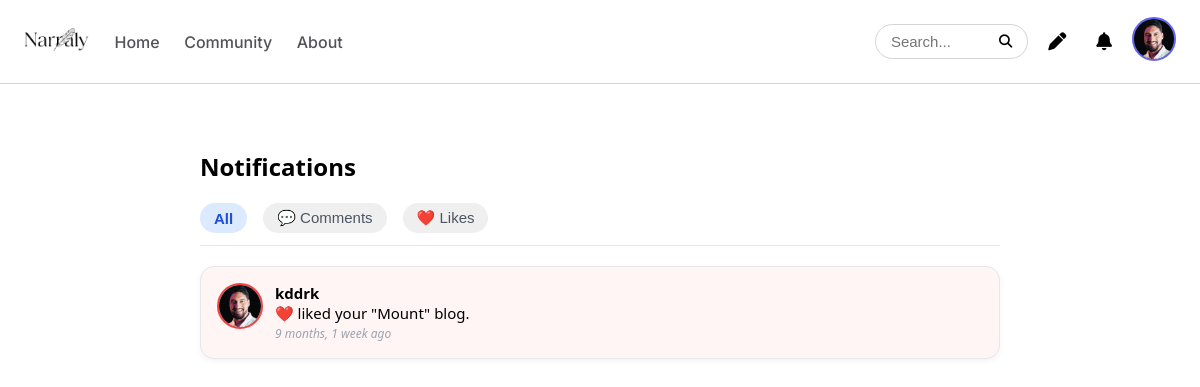
Screenshot of /Notification (signed in) with the database file from the repository.
### home/models.py (models this page shows, shortened)
class Profile(models.Model):
    uid = models.BigAutoField(primary_key=True)
    username = models.CharField(max_length=255)
    name = models.CharField(max_length=255)
    image = models.ImageField(upload_to='uimages/',null=True)
    email = models.CharField(max_length=255)
    profilbio = models.TextField()
    twitter = models.CharField(max_length=255)
    instagram = models.CharField(max_length=255)
    github = models.CharField(max_length=255)
    youtube = models.CharField(max_length=255)

class Blogwrite(models.Model):
    bwid= models.BigAutoField(primary_key=True)
    author = models.ForeignKey(Profile,on_delete=models.CASCADE,related_name="posts", null=True, blank=True)
    cimage=models.ImageField(upload_to='bimages/',null=True)
    title= models.CharField(max_length=255)
    subtitle= models.CharField(max_length=255)
    content = models.TextField()
    created_at = models.DateTimeField(auto_now_add=True)

class Like(models.Model):
    user = models.ForeignKey(User, on_delete=models.CASCADE)
    blog = models.ForeignKey(Blogwrite, on_delete=models.CASCADE, null=True, blank=True)
    comment = models.ForeignKey(Comment, on_delete=models.CASCADE, null=True, blank=True)
    ldate = models.DateTimeField(auto_now_add=True)
    class Meta:
        unique_together = ('user', 'blog', 'comment')

### home/views.py (the view, shortened to what this page needs)
# urls.py: path('Notification', views.notification, name='notification'),
def notification(request):
    if request.user.is_authenticated:
        username = request.user.username
        data = Profile.objects.filter(username=username)
        data1 = Member.objects.filter(username=username)
        current_user = request.user.username
        cprofile = get_object_or_404(Profile, username=current_user)
        notifications = []
        ublogs = Blogwrite.objects.filter(author=cprofile)
        for ublog in ublogs:
            bcomment = Comment.objects.filter(bwid=ublog).order_by('-cdate')
            blike = Like.objects.filter(blog=ublog)
            for l in blike:
                liker_profile = Profile.objects.filter(username=l.user.username).first()
                if liker_profile:
                    notifications.append({
                        'bwid': l.blog.bwid,
                        'bname': l.blog.title,
                        'name': liker_profile.name,
                        'username': liker_profile.username,
                        'image': liker_profile.image,
                        'date': l.ldate,
                        'uid': liker_profile.uid,
                        'notif_type': 'like',
                    })
        notifications.sort(key=lambda x: x.get('date'), reverse=True)
        context = {
            'data': data,
            'data1': data1,
            'notifications': notifications
        }
        return render(request, '../templates/notification.html', context)
    else:
        return redirect('register')

### home/templates/notification.html (shortened to what this page needs)
{% load static %}
<!DOCTYPE html>
<html lang="en">
<head>
    <link rel="stylesheet" href="https://cdnjs.cloudflare.com/ajax/libs/font-awesome/6.7.2/css/all.min.css"
 />
    <link rel="stylesheet" href="../static/notification.css">
</head>
<body>
    <header>
        <nav class="nav">
            <div class="nav-left">
                <div class="nl-img">
                    <a href="{% url 'home' %}">
                        <img src="../static/image/nav/logom.png" alt="">
                    </a>
                </div>
                <div class="nl-text">
                    <a class="nla" href="{% url 'home' %}">Home</a>
                    <a class="nla"  href="{% url 'community' %}">Community</a>
                    <a class="nla" href="{% url 'about' %}">About</a>
                </div>
            </div>
            <div class="nav-right">
                <form method="GET" action="{% url 'sercomm' %}">
                    <input type="text" name="q" placeholder="Search..." required>
                    <button type="submit"><i class="fa-solid fa-magnifying-glass"></i></button>
                </form>
                <a href="{% url 'writeblog' %}"><i class="fa fa fa-pen"></i></a>
                <a href="{% url 'notification' %}"><i class="fa fa fa-bell"></i></a>
                {% for i in data %}
                <div class="imgwrp">
                    <div class="{% if data1 %} nr-imgg {%else%} nr-img {%endif%}">
                        {% if i.image %}
                        <img src="{{ i.image.url }}" alt="" id="toggleBtn">
                        {% else %}
                        <span class="nr-text" id="toggleBtn">IMG</span>
                        {% endif %}
                    </div>
                </div>
                {% endfor %}
            </div>
        </nav>
    </header>
    <main class="main">
        <div class="notif-container">
            <div class="notif-header">
                <h2>Notifications</h2>
            </div>
            <div class="notif-tabs">
                <button class="notif-tab active" data-type="all">All</button>
                <button class="notif-tab" data-type="comment">💬 Comments</button>
                <button class="notif-tab" data-type="like">❤️ Likes</button>
            </div>
            <div class="notif-list">
                {% for n in notifications %}
                <div class="notif-card" data-type="{{n.notif_type}}">
                    <div class="notif-content">
                        <div class="notif-user">
                            <a href="{% url 'feedprofile' n.uid %}"><img src="{{ n.image.url }}"
                                    class="{% if data1 %} notif-avatarr {%else%} notif-avatar {%endif%}">
                                <div class="notif-text">
                            </a>
                            <a href="{% url 'feedprofile' n.uid %}"><strong>{%if n.name%}{{ n.name }} {%else%} {{n.username }} {%endif%}</strong></a>
                            {% if n.notif_type == 'like' %}
                            <a href="{% url 'blog' n.bwid %}">❤️ liked your "{{n.bname}}" blog.</a>
                            {% elif n.notif_type == 'comment' %}
                            <a href="{% url 'blog' n.bwid %}">💬 commented on your "{{n.cbname}}" blog: <em>{{n.comment|truncatewords:10 }}</em></a>
                            {% endif %}
                            <div class="notif-time">{{ n.date|timesince }} ago</div>
                        </div>
                    </div>
                </div>
            </div>
            {% empty %}
            <div class="notif-empty">No notifications yet!</div>
            {% endfor %}
        </div>
    </main>
</body>
</html>

### home/static/notification.css (style rules this page uses)
* { padding: 0; margin: 0; }
body { font-family: "Inter", "Poppins", sans-serif; font-optical-sizing: auto; display: flex; flex-direction: column; min-height: 100vh; }
a { text-decoration: none; color: black; }
.nav { position: fixed; width: 100%; z-index: 2; display: flex; justify-content: space-between; background-color: white; border-bottom: 1px solid #D4D4D8; padding: 12px 0px; align-items: center; }
.nav-left { display: flex; gap: 15px; padding-left: 24px; align-items: center; }
.nav-left img { width: inherit; height: 4vh; box-sizing: border-box; }
.nl-text a { font-size: 16px; font-weight: 500; padding: 10px 15px; color: #52525b; }
.nav-right { word-spacing: 5px; padding-right: 24px; display: flex; gap: 10px; align-items: center; margin-top: 0; }
.nav-right form { background-color: white; border: none; border: 1px solid #D4D4D8; border-radius: 28px; cursor: pointer; font-size: 15px; word-spacing: 6px; padding: 8px 15px; display: flex; align-items: center; gap: 8px; }
.nav-right form input { border: none; outline: none; background-color: transparent; font-size: 15px; color: #52525b; width: 100px; }
.nav-right form button { background-color: transparent; border: none; cursor: pointer; }
.nav-right a i { font-size: 18px; padding: 10px 10px; }
.imgwrp { position: relative; display: inline-block; margin-bottom: 10px; }
.nr-imgg { margin-top: 5px; align-items: center; justify-content: center; border-radius: 50%; overflow: hidden; background-color: gray; width: 40px; height: 40px; cursor: pointer; display: flex; border: 2px solid #6366f1; }
.nr-imgg img { width: 100%; height: inherit; object-fit: cover; }
.main { margin: 0 15% 0 15%; padding-top: 6%; flex: 1; }
.notif-container { max-width: 800px; margin: 10px auto; padding: 20px; font-family: 'Segoe UI', sans-serif; }
.notif-header { display: flex; justify-content: space-between; align-items: center; margin-bottom: 20px; }
.notif-header h2 { font-size: 24px; font-weight: 600; }
.notif-tabs { display: flex; gap: 16px; border-bottom: 1px solid #e5e7eb; padding-bottom: 12px; margin-bottom: 20px; }
.notif-tab.active { background: #dbeafe; color: #1d4ed8; font-weight: 600; }
.notif-tab { padding: 6px 14px; border: none; border-radius: 20px; font-size: 15px; font-weight: 500; color: #4b5563; cursor: pointer; transition: background 0.3s, transform 0.15s; }
.notif-list { display: flex; flex-direction: column; gap: 16px; }
.notif-card { background-color: #fff; border: 1px solid #e5e7eb; border-radius: 14px; padding: 16px; box-shadow: 0 2px 6px rgba(0, 0, 0, 0.05); transition: transform 0.2s ease, box-shadow 0.2s ease; }
.notif-card { background-color: #fff; opacity: 1; transition: opacity 0.2s ease, transform 0.2s ease; }
.notif-card[data-type="like"] { background-color: #fff5f5; }
.notif-avatarr { width: 42px; height: 42px; border-radius: 50%; object-fit: cover; border: 2px solid transparent; }
.notif-card[data-type="like"] .notif-avatarr { border-color: #ef4444; }
.notif-content { font-size: 15px; color: #374151; }
.notif-time { font-size: 12px; color: #9ca3af; font-style: italic; margin-top: 2px; }
.notif-user { display: flex; align-items: flex-start; gap: 12px; }
.notif-text a { display: flex; flex-direction: column; }
@media only screen and (min-width:1025px) and (max-width:1200px) { .nav-left img { height: 3vh; } }
@media only screen and (min-width:1025px) and (max-width:1200px) { .nl-text a { padding: 10px 10px; } }
@media only screen and (min-width:1025px) and (max-width:1200px) { .main { padding-top: 10%; margin: 0 15% 0 15%; } }

### rows the page displays
Profile: image (picture), name "kddrk"
Blogwrite: bname "Mount"
Like: date "9 months, 1 week"
